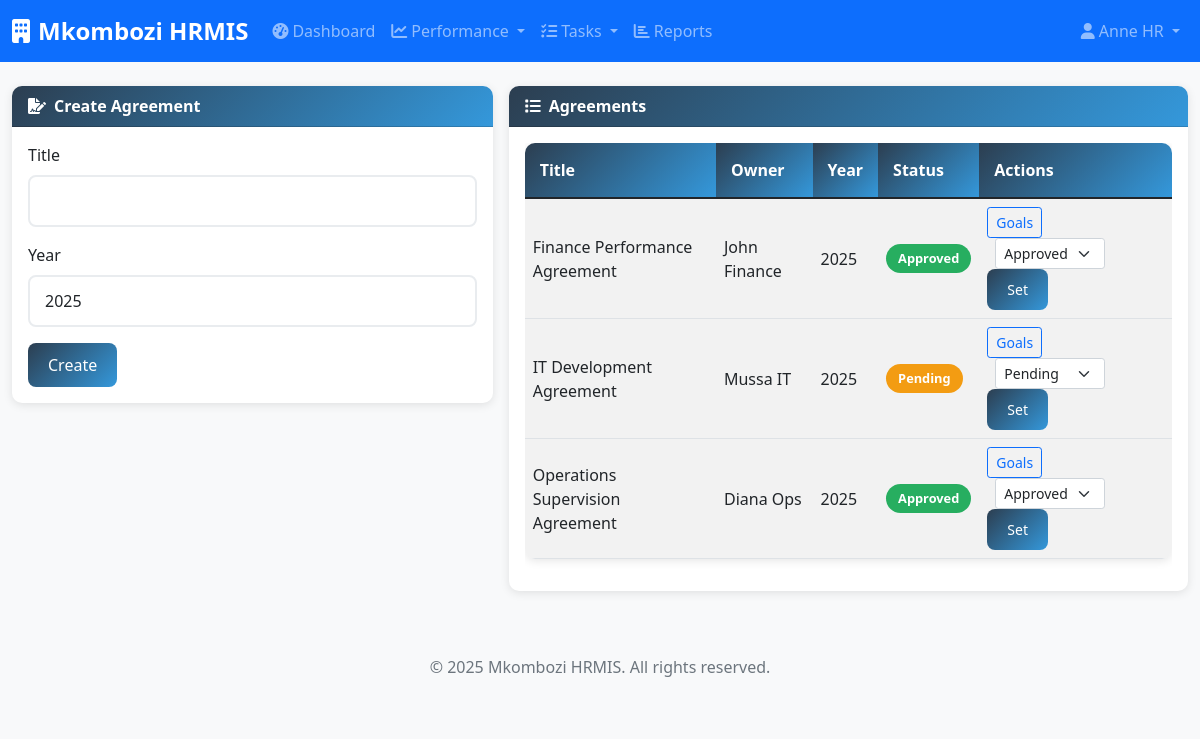
The page /agreements.php (signed in) on the database its author committed.
### tables this page shows
CREATE TABLE IF NOT EXISTS `yearly_agreement` (
  `agreement_id` INT(11) NOT NULL AUTO_INCREMENT,
  `user_id` INT(11) NOT NULL,
  `title` VARCHAR(200) NOT NULL,
  `year` YEAR(4) NOT NULL,
  `status` ENUM('Pending','Approved','Rejected') DEFAULT 'Pending',
  `created_at` TIMESTAMP NOT NULL DEFAULT CURRENT_TIMESTAMP(),
  PRIMARY KEY (`agreement_id`),
  KEY `user_id` (`user_id`),
  CONSTRAINT `yearly_agreement_ibfk_1` FOREIGN KEY (`user_id`) REFERENCES `user` (`user_id`)
);

CREATE TABLE IF NOT EXISTS `user` (
  `user_id` INT(11) NOT NULL AUTO_INCREMENT,
  `name` VARCHAR(150) NOT NULL,
  `email` VARCHAR(150) NOT NULL,
  `password` VARCHAR(255) NOT NULL,
  `role_id` INT(11) NOT NULL,
  `dept_id` INT(11) NOT NULL,
  `created_at` TIMESTAMP NOT NULL DEFAULT CURRENT_TIMESTAMP(),
  PRIMARY KEY (`user_id`),
  UNIQUE KEY `email` (`email`),
  KEY `role_id` (`role_id`),
  KEY `dept_id` (`dept_id`),
  CONSTRAINT `user_ibfk_1` FOREIGN KEY (`role_id`) REFERENCES `role` (`role_id`),
  CONSTRAINT `user_ibfk_2` FOREIGN KEY (`dept_id`) REFERENCES `department` (`dept_id`)
);

### config/config.php (called while the page is built, shortened)
<?php
function isLoggedIn() {
    return isset($_SESSION['user_id']);
}
function hasRole($role_id) {
    return isset($_SESSION['role_id']) && $_SESSION['role_id'] == $role_id;
}
?>

### agreements.php (the view, shortened to what this page needs)
<?php
require_once __DIR__ . '/config/config.php';
$db = new Database();
$conn = $db->getConnection();
include __DIR__ . '/includes/header.php';
if (hasRole(1) || hasRole(2)) {
    $agreements = $conn->query('SELECT ya.agreement_id, ya.title, ya.year, ya.status, u.name AS owner FROM yearly_agreement ya JOIN user u ON ya.user_id = u.user_id ORDER BY ya.created_at DESC')->fetchAll(PDO::FETCH_ASSOC);
} else {
    $stmt = $conn->prepare('SELECT agreement_id, title, year, status FROM yearly_agreement WHERE user_id = :uid ORDER BY created_at DESC');
    $stmt->execute([':uid' => (int)$_SESSION['user_id']]);
    $agreements = $stmt->fetchAll(PDO::FETCH_ASSOC);
}
?>
<div class="row g-3">
    <div class="col-lg-5">
        <div class="card">
            <div class="card-header"><i class="fas fa-file-signature me-2"></i>Create Agreement</div>
            <div class="card-body">
                <form method="post">
                    <div class="mb-3">
                        <label class="form-label">Title</label>
                        <input type="text" name="title" class="form-control" required>
                    </div>
                    <div class="mb-3">
                        <label class="form-label">Year</label>
                        <input type="number" name="year" class="form-control" min="2000" max="2100" value="<?php echo date('Y'); ?>" required>
                    </div>
                    <button type="submit" name="create_agreement" class="btn btn-primary">Create</button>
                </form>
            </div>
        </div>
    </div>
    <div class="col-lg-7">
        <div class="card">
            <div class="card-header"><i class="fas fa-list me-2"></i>Agreements</div>
            <div class="card-body">
                <div class="table-responsive">
                    <table class="table table-striped align-middle">
                        <thead>
                            <tr>
                                <th>Title</th>
                                <th>Owner</th>
                                <th>Year</th>
                                <th>Status</th>
                                <th>Actions</th>
                            </tr>
                        </thead>
                        <tbody>
                            <?php
                            foreach ($agreements as $a) {
                                $owner = isset($a['owner']) ? $a['owner'] : $_SESSION['name'];
                                $badge = $a['status'] === 'Approved' ? 'status-approved' : ($a['status'] === 'Rejected' ? 'status-rejected' : 'status-pending');
                                echo '<tr>';
                                echo '<td>' . htmlspecialchars($a['title']) . '</td>';
                                echo '<td>' . htmlspecialchars($owner) . '</td>';
                                echo '<td>' . (int)$a['year'] . '</td>';
                                echo '<td><span class="badge ' . $badge . '">' . htmlspecialchars($a['status']) . '</span></td>';
                                echo '<td>';
                                echo '<button class="btn btn-sm btn-outline-primary" data-bs-toggle="collapse" data-bs-target="#goals-' . (int)$a['agreement_id'] . '">Goals</button> ';
                                if (hasRole(1) || hasRole(2)) {
                                    echo '<form method="post" class="d-inline ms-2">';
                                    echo '<select name="status" class="form-select form-select-sm d-inline w-auto me-1">';
                                    foreach (['Pending','Approved','Rejected'] as $st) {
                                        $sel = $st === $a['status'] ? 'selected' : '';
                                        echo '<option ' . $sel . '>' . $st . '</option>';
                                    }
                                    echo '</select>';
                                    echo '<button class="btn btn-sm btn-primary" name="set_status">Set</button>';
                                    echo '</form>';
                                }
                                echo '</td>';
                                echo '</tr>';
                            }
                            ?>
                        </tbody>
                    </table>
                </div>
            </div>
        </div>
    </div>
</div>
<?php include __DIR__ . '/includes/footer.php'; ?>

### includes/header.php (shortened to what this page needs)
<!DOCTYPE html>
<html lang="en">
<head>
    <link href="https://cdn.jsdelivr.net/npm/bootstrap@5.1.3/dist/css/bootstrap.min.css" rel="stylesheet">
    <link href="https://cdnjs.cloudflare.com/ajax/libs/font-awesome/6.0.0/css/all.min.css" rel="stylesheet">
    <link href="assets/css/style.css" rel="stylesheet">
</head>
<body>
    <?php if (isLoggedIn()): ?>
    <nav class="navbar navbar-expand-lg navbar-dark bg-primary">
        <div class="container-fluid">
            <a class="navbar-brand" href="dashboard.php">
                <i class="fas fa-building me-2"></i><?php echo APP_NAME; ?>
            </a>
            <div class="collapse navbar-collapse" id="navbarNav">
                <ul class="navbar-nav me-auto">
                    <li class="nav-item">
                        <a class="nav-link" href="dashboard.php">
                            <i class="fas fa-tachometer-alt me-1"></i>Dashboard
                        </a>
                    </li>
                    <?php if (hasRole(1) || hasRole(2)):  ?>
                    <li class="nav-item dropdown">
                        <a class="nav-link dropdown-toggle" href="#" id="performanceDropdown" role="button" data-bs-toggle="dropdown">
                            <i class="fas fa-chart-line me-1"></i>Performance
                        </a>
                    </li>
                    <?php endif; ?>
                    <li class="nav-item dropdown">
                        <a class="nav-link dropdown-toggle" href="#" id="tasksDropdown" role="button" data-bs-toggle="dropdown">
                            <i class="fas fa-tasks me-1"></i>Tasks
                        </a>
                    </li>
                    <?php if (hasRole(1) || hasRole(2)): ?>
                    <li class="nav-item">
                        <a class="nav-link" href="reports.php">
                            <i class="fas fa-chart-bar me-1"></i>Reports
                        </a>
                    </li>
                    <?php endif; ?>
                </ul>
                <ul class="navbar-nav">
                    <li class="nav-item dropdown">
                        <a class="nav-link dropdown-toggle" href="#" id="userDropdown" role="button" data-bs-toggle="dropdown">
                            <i class="fas fa-user me-1"></i><?php echo $_SESSION['name']; ?>
                        </a>
                    </li>
                </ul>
            </div>
        </div>
    </nav>
    <?php endif; ?>
    <main class="<?php echo isLoggedIn() ? 'container-fluid mt-4' : ''; ?>">

### includes/footer.php (shortened to what this page needs)
    </main>
    <footer class="bg-light text-center text-muted py-3 mt-5">
        <div class="container">
            <p>&copy; <?php echo date('Y'); ?> <?php echo APP_NAME; ?>. All rights reserved.</p>
        </div>
    </footer>
</body>
</html>

### assets/css/style.css (style rules this page uses)
:root { --primary-color: #2c3e50; --secondary-color: #3498db; --success-color: #27ae60; --warning-color: #f39c12; --danger-color: #e74c3c; --light-color: #ecf0f1; --dark-color: #2c3e50; }
body { font-family: 'Segoe UI', Tahoma, Geneva, Verdana, sans-serif; background-color: #f8f9fa; }
.navbar-brand { font-weight: bold; font-size: 1.5rem; }
.card { border: none; border-radius: 10px; box-shadow: 0 2px 10px rgba(0,0,0,0.1); transition: transform 0.3s ease; }
.card-header { background: linear-gradient(135deg, var(--primary-color), var(--secondary-color)); color: white; border-radius: 10px 10px 0 0 !important; font-weight: 600; }
.btn-primary { background: linear-gradient(135deg, var(--primary-color), var(--secondary-color)); border: none; border-radius: 8px; padding: 10px 20px; font-weight: 500; transition: all 0.3s ease; }
.table { border-radius: 10px; overflow: hidden; box-shadow: 0 2px 10px rgba(0,0,0,0.1); }
.table thead th { background: linear-gradient(135deg, var(--primary-color), var(--secondary-color)); color: white; border: none; font-weight: 600; padding: 15px; }
.table tbody tr { transition: background-color 0.3s ease; }
.badge { font-size: 0.8rem; padding: 8px 12px; border-radius: 20px; }
.status-pending { background-color: var(--warning-color); color: white; }
.status-approved { background-color: var(--success-color); color: white; }
.form-control { border-radius: 8px; border: 2px solid #e9ecef; padding: 12px 15px; transition: all 0.3s ease; }

### rows shown on the page
yearly_agreement: title "Finance Performance Agreement", user.name "John Finance", year "2025", status "Approved"
yearly_agreement: title "IT Development Agreement", user.name "Mussa IT", year "2025", status "Pending"
yearly_agreement: title "Operations Supervision Agreement", user.name "Diana Ops", year "2025", status "Approved"

### other values the page prints
APP_NAME "Mkombozi HRMIS"
$_SESSION['name'] "Anne HR"
form field status "Approved"
form field status "Pending"
